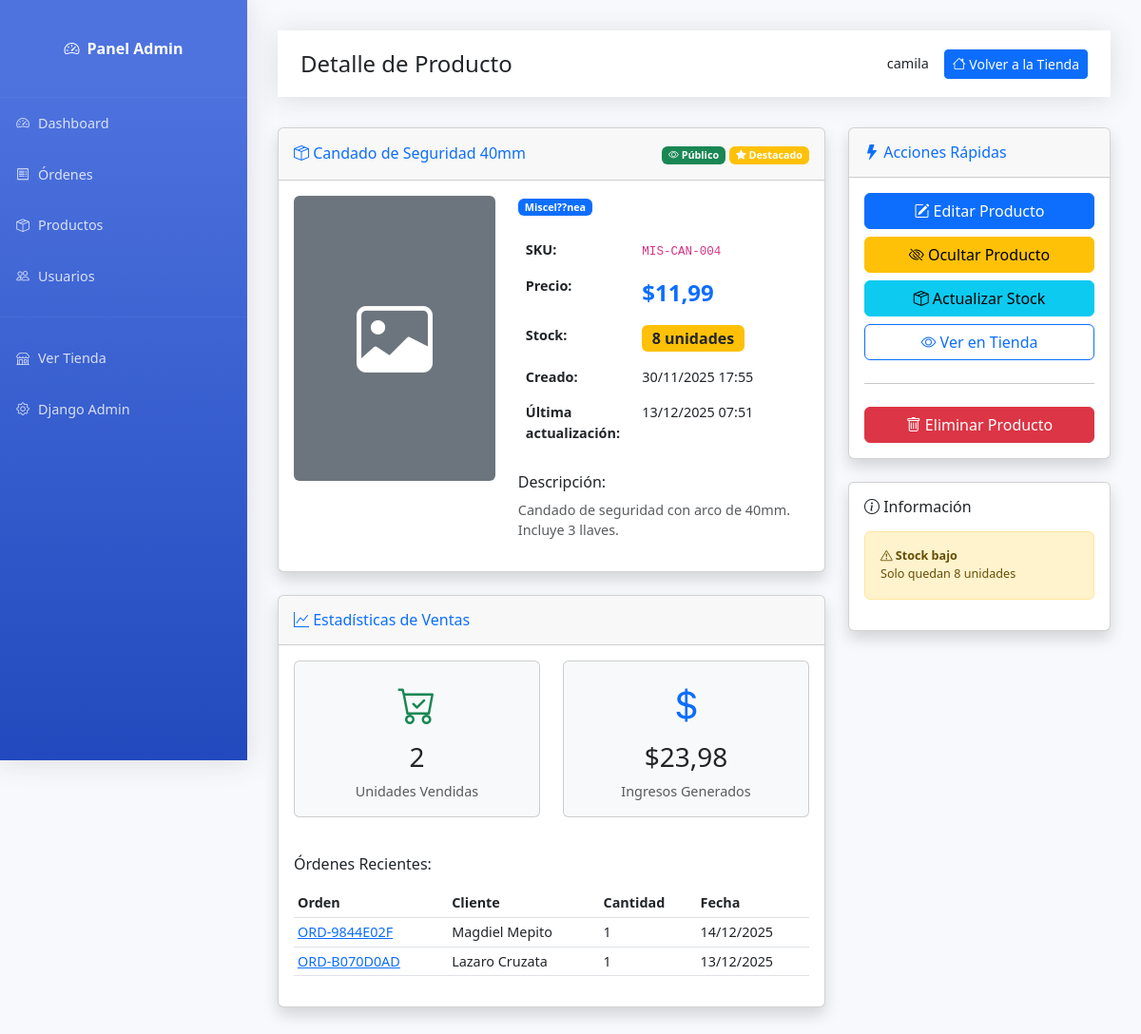
Before: /admin-panel/producto/22/detalle/ (signed in) with the older database file.
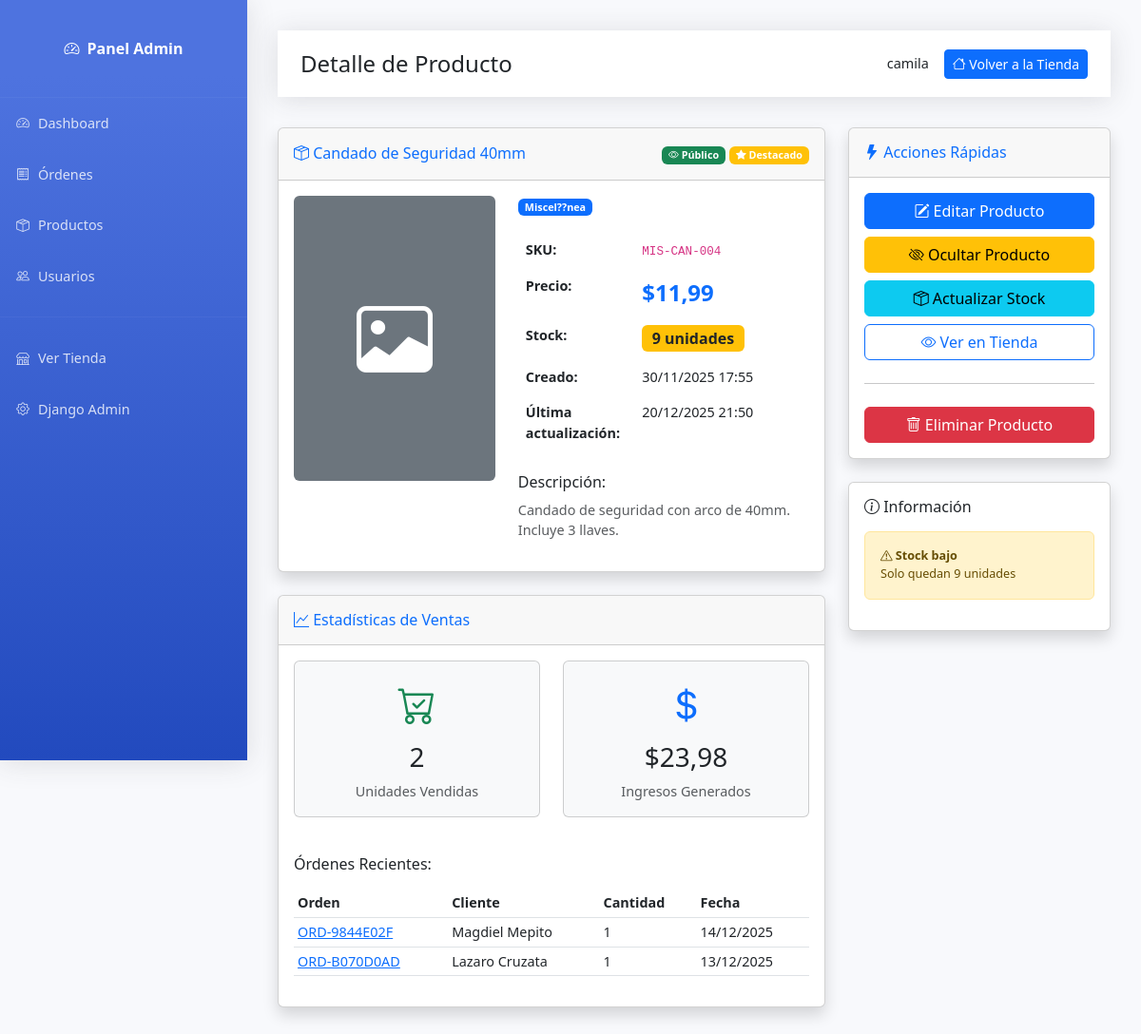
After: the same page with the newer database file.
### shop/models.py (models this page shows, shortened)
class Product(models.Model):
    category = models.ForeignKey(
        Category,
        on_delete=models.CASCADE,
        related_name='products',
        verbose_name="Categoría",
        db_index=True  # ✅ ÍNDICE: Para búsquedas por categoría
    )
    name = models.CharField(max_length=200, verbose_name="Nombre", db_index=True)  # ✅ ÍNDICE: Para búsquedas
    description = models.TextField(verbose_name="Descripción")
    price = models.DecimalField(
        max_digits=10,
        decimal_places=2,
        validators=[MinValueValidator(Decimal('0.01'))],
        verbose_name="Precio",
        db_index=True  # ✅ ÍNDICE: Para ordenar por precio
    )
    stock = models.IntegerField(
        default=0,
        validators=[MinValueValidator(0)],
        verbose_name="Stock",
        db_index=True  # ✅ ÍNDICE: Para filtros de stock
    )
    image = models.ImageField(upload_to='products/', blank=True, null=True, verbose_name="Imagen")
    is_active = models.BooleanField(default=True, verbose_name="Activo", db_index=True)  # ✅ ÍNDICE: Filtro común
    featured = models.BooleanField(default=False, verbose_name="Destacado", db_index=True)  # ✅ ÍNDICE: Para featured
    sku = models.CharField(max_length=50, unique=True, verbose_name="SKU", db_index=True)  # ✅ ÍNDICE: Búsquedas por SKU
    created_at = models.DateTimeField(auto_now_add=True, db_index=True)  # ✅ ÍNDICE: Para ordenar
    updated_at = models.DateTimeField(auto_now=True)
    class Meta:
        verbose_name = "Producto"
        verbose_name_plural = "Productos"
        ordering = ['-created_at']
        indexes = [
            models.Index(fields=['category', 'is_active', '-created_at']),
            models.Index(fields=['featured', 'is_active']),
            models.Index(fields=['is_active', 'stock']),
            models.Index(fields=['name', 'is_active']),
        ]

class Category(models.Model):
    name = models.CharField(max_length=100, verbose_name="Nombre")
    description = models.TextField(blank=True, verbose_name="Descripción")
    slug = models.SlugField(unique=True, db_index=True)  # ✅ ÍNDICE: Para búsquedas por slug
    created_at = models.DateTimeField(auto_now_add=True, db_index=True)  # ✅ ÍNDICE: Para ordenar
    class Meta:
        verbose_name = "Categoría"
        verbose_name_plural = "Categorías"
        ordering = ['name']
        indexes = [
            models.Index(fields=['name']),
        ]

### shop/views/admin/products.py (the view)
# urls.py: path('admin-panel/producto/<int:product_id>/detalle/', views.admin_product_detail, name='admin_product_detail'),
@staff_member_required
def admin_product_detail(request, product_id):
    product = get_object_or_404(Product, pk=product_id)
    total_sold = OrderItem.objects.filter(product=product).aggregate(
        total=Sum('quantity')
    )['total'] or 0
    revenue = OrderItem.objects.filter(product=product).aggregate(
        total=Sum(
            ExpressionWrapper(
                F('quantity') * F('price'),
                output_field=DecimalField(max_digits=12, decimal_places=2)
            )
        )
    )['total'] or 0
    recent_orders = OrderItem.objects.filter(
        product=product
    ).select_related('order__user').order_by('-order__created_at')[:10]
    context = {
        'product': product,
        'total_sold': total_sold,
        'revenue': revenue,
        'recent_orders': recent_orders,
    }
    return render(request, 'shop/admin/product_detail_admin.html', context)

### shop/templates/shop/admin/product_detail_admin.html (shortened to what the changed rows need)
{% extends 'shop/admin/base_admin.html' %}
{% block content %}
<div class="row fade-in">
    <div class="col-lg-8">
        <div class="card shadow mb-4">
            <div class="card-header py-3 d-flex justify-content-between align-items-center">
                <h6 class="m-0 font-weight-bold text-primary">
                    <i class="bi bi-box-seam"></i> {{ product.name }}
                </h6>
                <div>
                    {% if product.is_active %}
                        <span class="badge bg-success">
                        </span>
                    {% else %}
                        <span class="badge bg-warning text-dark">
                            <i class="bi bi-eye-slash"></i> Oculto
                        </span>
                    {% endif %}
                    {% if product.featured %}
                        <span class="badge bg-warning">
                        </span>
                    {% endif %}
                </div>
            </div>
            <div class="card-body">
                <div class="row">
                    <div class="col-md-7">
                        <div class="mb-3">
                            <span class="badge bg-primary">{{ product.category.name }}</span>
                        </div>
                        <table class="table table-borderless">
                            <tr>
                                <th width="40%">SKU:</th>
                                <td><code>{{ product.sku }}</code></td>
                            </tr>
                            <tr>
                                <th>Precio:</th>
                                <td class="fs-4 text-primary fw-bold">${{ product.price }}</td>
                            </tr>
                            <tr>
                                <th>Stock:</th>
                                <td>
                                    <span class="badge
                                        {% if product.stock == 0 %}bg-danger
                                        {% elif product.stock <= 10 %}bg-warning text-dark
                                        {% else %}bg-success
                                        {% endif %} fs-6">
                                        {{ product.stock }} unidades
                                    </span>
                                </td>
                            </tr>
                            <tr>
                                <th>Creado:</th>
                                <td>{{ product.created_at|date:"d/m/Y H:i" }}</td>
                            </tr>
                            <tr>
                                <th>Última actualización:</th>
                                <td>{{ product.updated_at|date:"d/m/Y H:i" }}</td>
                            </tr>
                        </table>
                        <h6 class="mt-4">Descripción:</h6>
                        <p class="text-muted">{{ product.description }}</p>
                    </div>
                </div>
            </div>
        </div>
        <div class="card shadow mb-4">
            <div class="card-body">
                {% if recent_orders %}
                <div class="table-responsive">
                    <table class="table table-sm">
                        <thead>
                            <tr>
                                <th>Orden</th>
                                <th>Cliente</th>
                                <th>Cantidad</th>
                                <th>Fecha</th>
                            </tr>
                        </thead>
                    </table>
                </div>
                {% else %}
                <div class="alert alert-info">
                    <i class="bi bi-info-circle"></i>
                    Este producto aún no tiene ventas
                </div>
                {% endif %}
            </div>
        </div>
    </div>
    <div class="col-lg-4">
        <div class="card shadow mb-4">
            <div class="card-body">
                <h6 class="card-title mb-3">
                    <i class="bi bi-info-circle"></i> Información
                </h6>
                <div class="alert alert-{% if product.stock <= 10 %}warning{% else %}success{% endif %} small">
                    {% if product.stock == 0 %}
                        <i class="bi bi-x-circle"></i>
                        <strong>Producto agotado</strong><br>
                        Actualiza el stock para volver a vender
                    {% elif product.stock <= 10 %}
                        <i class="bi bi-exclamation-triangle"></i>
                        <strong>Stock bajo</strong><br>
                        Solo quedan {{ product.stock }} unidades
                    {% else %}
                        <i class="bi bi-check-circle"></i>
                        <strong>Stock saludable</strong><br>
                        {{ product.stock }} unidades disponibles
                    {% endif %}
                </div>
            </div>
        </div>
    </div>
</div>
{% endblock %}

Changed rows visible on the page:
changed Product "Candado de Seguridad 40mm": stock "8" → "9"; updated_at "13/12/2025 07:51" → "20/12/2025 21:50"
